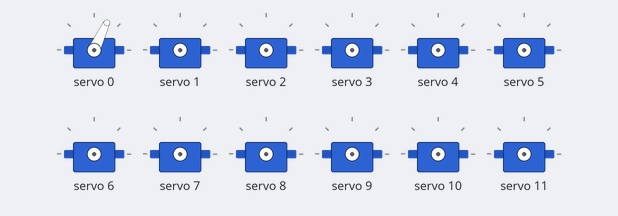
This sketch was run on a simulated Arduino Uno, built with avr-gcc and run on an emulated ATmega328P. Shown: 12 × servo.

Above: at 0.2 s.
At 1.4 s:
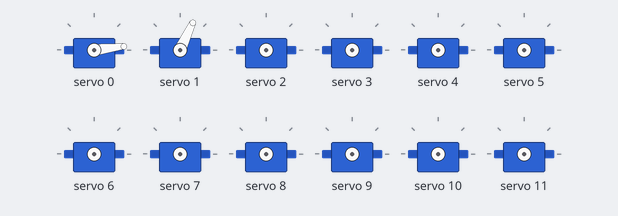
At 3.2 s:
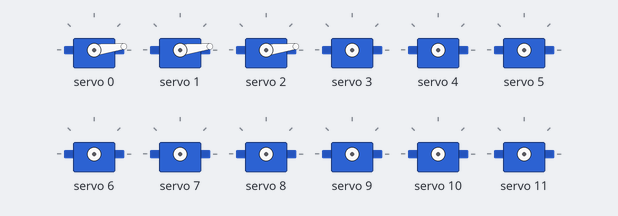
At 6.9 s:
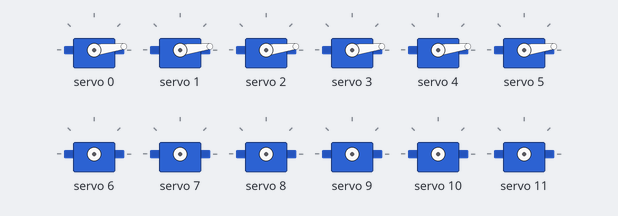
At 10.6 s:
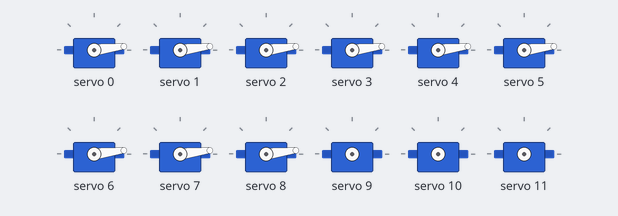
At 14.3 s:
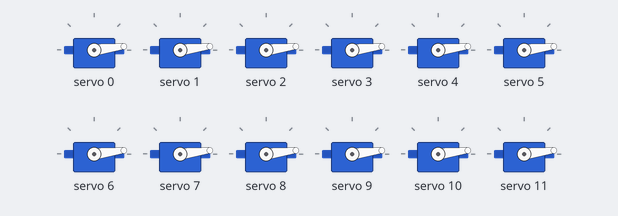
Timing chart, 0 to 15.8 s (numbered marks = the images above):
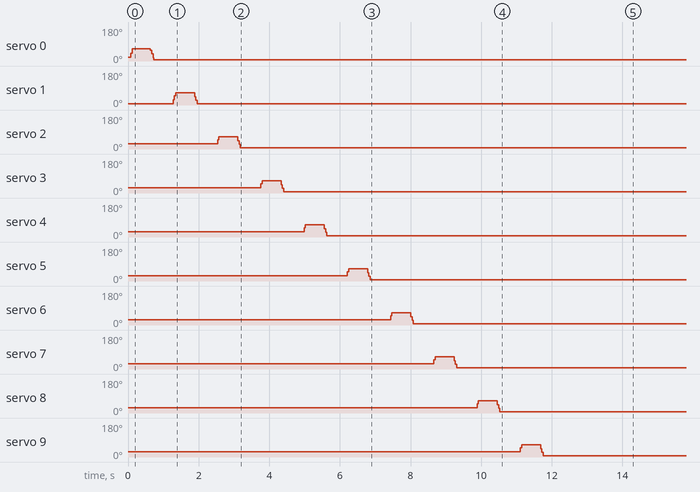

The sketch:

Servo_actuate_all.ino
```cpp
#include <Wire.h>
#include <Adafruit_PWMServoDriver.h>

Adafruit_PWMServoDriver myServo1 = Adafruit_PWMServoDriver(0x40); //DRIVER 1
Adafruit_PWMServoDriver myServo2 = Adafruit_PWMServoDriver(0x41); //DRIVER 2
Adafruit_PWMServoDriver myServo3 = Adafruit_PWMServoDriver(0x42); //DRIVER 3


#define SERVOMIN 150
#define SERVOMAX 600

uint8_t servonum1 = 0;
uint8_t servonum2 = 0;
uint8_t servonum3 = 0;
uint8_t numberOfServos1 = 16;
uint8_t numberOfServos2 = 16;
uint8_t numberOfServos3 = 16;

void setup() {
  Serial.begin(9600);
  myServo1.begin();
  myServo1.setPWMFreq(60);
  myServo2.begin();
  myServo2.setPWMFreq(60);
  myServo3.begin();
  myServo3.setPWMFreq(60);
  delay(10);
}

void loop()
{
  // Runs all servos from 0 to 180 then 180 to 0 one by one
  while(servonum1<numberOfServos1)
  {

  for (uint16_t pulselen = SERVOMIN; pulselen < SERVOMAX/2; pulselen++){
    myServo1.setPWM(servonum1, 0, pulselen);
  }
  delay(500);
  for (uint16_t pulselen = SERVOMAX/2; pulselen > SERVOMIN; pulselen--){
    myServo1.setPWM(servonum1, 0, pulselen);
  }
  delay(500);
  servonum1 ++;
  }
  while(servonum2<numberOfServos2)
  {

  for (uint16_t pulselen = SERVOMIN; pulselen < SERVOMAX; pulselen++){
    myServo2.setPWM(servonum2, 0, pulselen);
  }
  delay(500);
  for (uint16_t pulselen = SERVOMAX; pulselen > SERVOMIN; pulselen--){
    myServo2.setPWM(servonum2, 0, pulselen);
  }
  delay(500);
  servonum2 ++;
  }
  while(servonum3<numberOfServos3)
  {

  for (uint16_t pulselen = SERVOMIN; pulselen < SERVOMAX; pulselen++){
    myServo3.setPWM(servonum3, 0, pulselen);
  }
  delay(500);
  for (uint16_t pulselen = SERVOMAX; pulselen > SERVOMIN; pulselen--){
    myServo3.setPWM(servonum3, 0, pulselen);
  }
  delay(500);
  servonum3 ++;
  }
  servonum1=0;
  servonum2=0;
  servonum3=0;
}
```

Measured:
- by itself, servo 0: 21° → 65° at 0.08 s, → 7° 0.56 s later
- by itself, servo 1: 7° → 65° at 1.3 s, → 7° 0.61 s later
- by itself, servo 2: 27° → 65° at 2.5 s, → 7° 0.57 s later
- by itself, servo 3: 27° → 65° at 3.8 s, → 7° 0.57 s later
- by itself, servo 4: 27° → 65° at 5.0 s, → 7° 0.57 s later
- by itself, servo 5: 27° → 65° at 6.2 s, → 7° 0.57 s later
- by itself, servo 6: 27° → 65° at 7.4 s, → 7° 0.57 s later
- by itself, servo 7: 27° → 65° at 8.7 s, → 7° 0.57 s later
